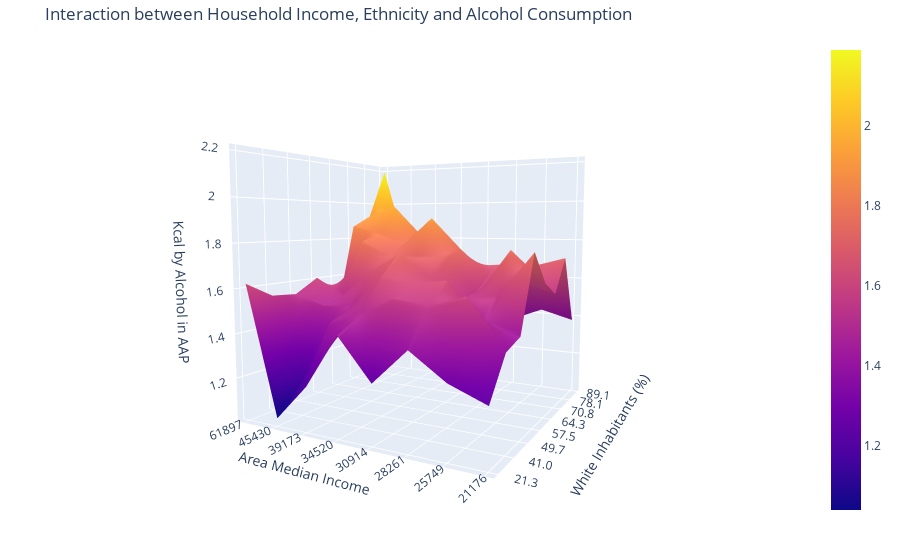

Notebook source saved alongside this figure:
### Markdown cell above
#### Entering the 3D Mind Dojo

### Code cell
three_D_plot_factory(dataframe = msoa_combined_year,
                     x_axis ="annual_median_income_2011" ,
                     y_axis = "perc_ethnicity_white_2011",
                     title = "Interaction between Household Income, Ethnicity and Alcohol Consumption",
                     x_title = "White Inhabitants (%)",
                     y_title = "Area Median Income",
                     z_title = "Kcal by Alcohol in AAP",
                     aggfunc = np.mean, 
                     z_axis = "energy_alcohol",
                     html_name = "3D_Plot_White_Median_Income_Alcohol",
                     output_html = True,
                     auto_commit = True ,
                     quantiles = [0,.125,.25,.375,.5, .625,.75,.875,1]
                     ).show()

### Figure 1 — Plotly figure (JSON) as saved in the notebook; plotly's stock layout.template omitted (floating-point values rounded to 4 significant figures)
{"data": [{"type": "surface", "z": [[1.246, 1.405, 1.436, 1.766, 1.619, 1.555, 1.714, 1.381], [1.306, 1.607, 1.476, 1.564, 1.765, 1.604, 1.669, 1.424], [1.411, 1.556, 1.646, 1.539, 1.551, 1.621, 1.671, 1.36], [1.26, 1.575, 1.623, 1.628, 1.728, 1.757, 1.658, 1.289], [1.436, 1.497, 1.645, 1.742, 1.713, 1.911, 1.795, 1.534], [1.202, 1.45, 1.497, 1.652, 1.726, 1.775, 1.83, 1.624], [1.038, 1.137, 1.492, 1.527, 1.791, 1.825, 1.982, 1.679], [1.621, 1.55, 1.54, 1.606, 1.392, 1.866, 1.924, 2.191]]}], "layout": {"autosize": true, "margin": {"b": 40, "l": 40, "r": 40, "t": 40}, "scene": {"aspectmode": "auto", "aspectratio": {"x": 1, "y": 1, "z": 1}, "camera": {"center": {"x": 0, "y": 0, "z": 0}, "eye": {"x": -1.989, "y": -1.077, "z": 0.2253}, "projection": {"type": "perspective"}, "up": {"x": 0, "y": 0, "z": 1}}, "xaxis": {"nticks": 8, "ticktext": ["21.3", "41.0", "49.7", "57.5", "64.3", "70.8", "78.1", "89.1"], "tickvals": [0, 1, 2, 3, 4, 5, 6, 7], "title": {"text": "White Inhabitants (%)"}}, "yaxis": {"nticks": 8, "ticktext": ["21176", "25749", "28261", "30914", "34520", "39173", "45430", "61897"], "tickvals": [0, 1, 2, 3, 4, 5, 6, 7], "title": {"text": "Area Median Income"}}, "zaxis": {"title": {"text": "Kcal by Alcohol in AAP"}}}, "showlegend": false, "title": {"text": "Interaction between Household Income, Ethnicity and Alcohol Consumption"}}}
